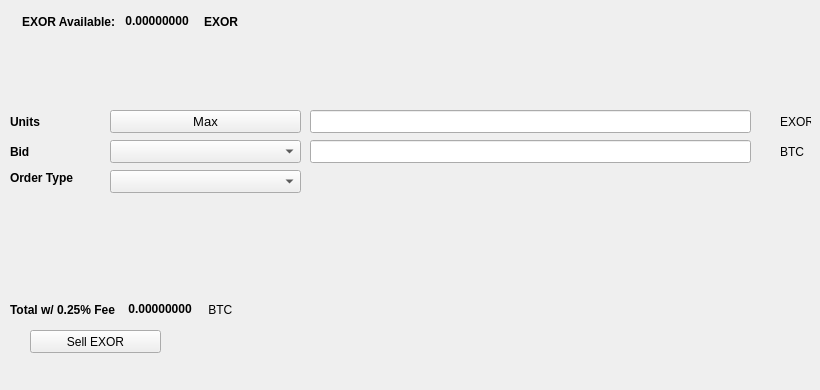
   <widget class="QWidget" name="SellTab">
    <attribute name="title">
     <string>Sell</string>
    </attribute>
    <widget class="QLabel" name="label_16">
     <property name="geometry">
      <rect>
       <x>780</x>
       <y>140</y>
       <width>31</width>
       <height>23</height>
      </rect>
     </property>
     <property name="text">
      <string>BTC</string>
     </property>
    </widget>
    <widget class="QComboBox" name="SellBidcomboBox">
     <property name="geometry">
      <rect>
       <x>110</x>
       <y>140</y>
       <width>191</width>
       <height>23</height>
      </rect>
     </property>
     <property name="font">
      <font>
       <pointsize>10</pointsize>
      </font>
     </property>
    </widget>
    <widget class="QLabel" name="label_18">
     <property name="geometry">
      <rect>
       <x>10</x>
       <y>110</y>
       <width>46</width>
       <height>23</height>
      </rect>
     </property>
     <property name="font">
      <font>
       <weight>75</weight>
       <bold>true</bold>
      </font>
     </property>
     <property name="text">
      <string>Units</string>
     </property>
    </widget>
    <widget class="QPushButton" name="Sell_Max_Amount">
     <property name="geometry">
      <rect>
       <x>110</x>
       <y>110</y>
       <width>191</width>
       <height>23</height>
      </rect>
     </property>
     <property name="font">
      <font>
       <pointsize>10</pointsize>
      </font>
     </property>
     <property name="text">
      <string>Max</string>
     </property>
    </widget>
    <widget class="QLabel" name="label_20">
     <property name="geometry">
      <rect>
       <x>10</x>
       <y>170</y>
       <width>91</width>
       <height>16</height>
      </rect>
     </property>
     <property name="font">
      <font>
       <weight>75</weight>
       <bold>true</bold>
      </font>
     </property>
     <property name="text">
      <string>Order Type</string>
     </property>
    </widget>
    <widget class="QComboBox" name="SellOrdertypeCombo">
     <property name="geometry">
      <rect>
       <x>110</x>
       <y>170</y>
       <width>191</width>
       <height>23</height>
      </rect>
     </property>
     <property name="font">
      <font>
       <pointsize>10</pointsize>
      </font>
     </property>
    </widget>
    <widget class="QLabel" name="label_21">
     <property name="geometry">
      <rect>
       <x>10</x>
       <y>140</y>
       <width>46</width>
       <height>23</height>
      </rect>
     </property>
     <property name="font">
      <font>
       <weight>75</weight>
       <bold>true</bold>
      </font>
     </property>
     <property name="text">
      <string>Bid</string>
     </property>
    </widget>
    <widget class="QLabel" name="label_22">
     <property name="geometry">
      <rect>
       <x>780</x>
       <y>110</y>
       <width>31</width>
       <height>23</height>
      </rect>
     </property>
     <property name="text">
      <string>EXOR</string>
     </property>
    </widget>
    <widget class="QLineEdit" name="UnitsInputEXOR">
     <property name="geometry">
      <rect>
       <x>310</x>
       <y>110</y>
       <width>441</width>
       <height>23</height>
      </rect>
     </property>
     <property name="font">
      <font>
       <pointsize>9</pointsize>
       <weight>75</weight>
       <bold>true</bold>
      </font>
     </property>
    </widget>
    <widget class="QLineEdit" name="SellBidPriceEdit">
     <property name="geometry">
      <rect>
       <x>310</x>
       <y>140</y>
       <width>441</width>
       <height>23</height>
      </rect>
     </property>
     <property name="font">
      <font>
       <pointsize>9</pointsize>
       <weight>75</weight>
       <bold>true</bold>
      </font>
     </property>
    </widget>
    <widget class="QPushButton" name="SellEXORBTN">
     <property name="geometry">
      <rect>
       <x>30</x>
       <y>330</y>
       <width>131</width>
       <height>23</height>
      </rect>
     </property>
     <property name="text">
      <string>Sell EXOR</string>
     </property>
     <property name="icon">
      <iconset resource="../exor">
       <normaloff>:/icons/bitcoin</normaloff>:/icons/bitcoin</iconset>
     </property>
    </widget>
    <widget class="QWidget" name="layoutWidget3">
     <property name="geometry">
      <rect>
       <x>22</x>
       <y>12</y>
       <width>258</width>
       <height>19</height>
      </rect>
     </property>
     <layout class="QHBoxLayout" name="horizontalLayout">
      <item>
       <widget class="QLabel" name="label232_2">
        <property name="font">
         <font>
          <weight>75</weight>
          <bold>true</bold>
         </font>
        </property>
        <property name="text">
         <string>EXOR Available:</string>
        </property>
       </widget>
      </item>
      <item>
       <widget class="QLabel" name="EXORAvailableLabel">
        <property name="palette">
         <palette>
          <active>
           <colorrole role="WindowText">
            <brush brushstyle="SolidPattern">
             <color alpha="255">
              <red>0</red>
              <green>0</green>
              <blue>0</blue>
             </color>
            </brush>
           </colorrole>
           <colorrole role="Button">
            <brush brushstyle="SolidPattern">
             <color alpha="255">
              <red>0</red>
              <green>170</green>
              <blue>0</blue>
             </color>
            </brush>
           </colorrole>
           <colorrole role="Light">
            <brush brushstyle="SolidPattern">
             <color alpha="255">
              <red>0</red>
              <green>255</green>
              <blue>0</blue>
             </color>
            </brush>
           </colorrole>
           <colorrole role="Midlight">
            <brush brushstyle="SolidPattern">
             <color alpha="255">
              <red>0</red>
              <green>212</green>
              <blue>0</blue>
             </color>
            </brush>
           </colorrole>
           <colorrole role="Dark">
            <brush brushstyle="SolidPattern">
             <color alpha="255">
              <red>0</red>
              <green>85</green>
              <blue>0</blue>
             </color>
            </brush>
           </colorrole>
           <colorrole role="Mid">
            <brush brushstyle="SolidPattern">
             <color alpha="255">
              <red>0</red>
              <green>113</green>
              <blue>0</blue>
             </color>
            </brush>
           </colorrole>
           <colorrole role="Text">
            <brush brushstyle="SolidPattern">
             <color alpha="255">
              <red>0</red>
              <green>170</green>
              <blue>0</blue>
             </color>
            </brush>
           </colorrole>
           <colorrole role="BrightText">
            <brush brushstyle="SolidPattern">
             <color alpha="255">
              <red>255</red>
              <green>255</green>
              <blue>255</blue>
             </color>
            </brush>
           </colorrole>
           <colorrole role="ButtonText">
            <brush brushstyle="SolidPattern">
             <color alpha="255">
              <red>0</red>
              <green>0</green>
              <blue>0</blue>
             </color>
            </brush>
           </colorrole>
           <colorrole role="Base">
            <brush brushstyle="SolidPattern">
             <color alpha="255">
              <red>255</red>
              <green>255</green>
              <blue>255</blue>
             </color>
            </brush>
           </colorrole>
           <colorrole role="Window">
            <brush brushstyle="SolidPattern">
             <color alpha="255">
              <red>0</red>
              <green>170</green>
              <blue>0</blue>
             </color>
            </brush>
           </colorrole>
           <colorrole role="Shadow">
            <brush brushstyle="SolidPattern">
             <color alpha="255">
              <red>0</red>
              <green>0</green>
              <blue>0</blue>
             </color>
            </brush>
           </colorrole>
           <colorrole role="AlternateBase">
            <brush brushstyle="SolidPattern">
             <color alpha="255">
              <red>127</red>
              <green>212</green>
              <blue>127</blue>
             </color>
            </brush>
           </colorrole>
           <colorrole role="ToolTipBase">
            <brush brushstyle="SolidPattern">
             <color alpha="255">
              <red>255</red>
              <green>255</green>
              <blue>220</blue>
             </color>
            </brush>
           </colorrole>
           <colorrole role="ToolTipText">
            <brush brushstyle="SolidPattern">
             <color alpha="255">
              <red>0</red>
              <green>0</green>
              <blue>0</blue>
             </color>
            </brush>
           </colorrole>
          </active>
          <inactive>
           <colorrole role="WindowText">
            <brush brushstyle="SolidPattern">
             <color alpha="255">
              <red>0</red>
              <green>0</green>
              <blue>0</blue>
             </color>
            </brush>
           </colorrole>
           <colorrole role="Button">
            <brush brushstyle="SolidPattern">
             <color alpha="255">
              <red>0</red>
              <green>170</green>
              <blue>0</blue>
             </color>
            </brush>
           </colorrole>
           <colorrole role="Light">
            <brush brushstyle="SolidPattern">
             <color alpha="255">
              <red>0</red>
              <green>255</green>
              <blue>0</blue>
             </color>
            </brush>
           </colorrole>
           <colorrole role="Midlight">
            <brush brushstyle="SolidPattern">
             <color alpha="255">
              <red>0</red>
              <green>212</green>
              <blue>0</blue>
             </color>
            </brush>
           </colorrole>
           <colorrole role="Dark">
            <brush brushstyle="SolidPattern">
             <color alpha="255">
              <red>0</red>
              <green>85</green>
              <blue>0</blue>
             </color>
            </brush>
           </colorrole>
           <colorrole role="Mid">
            <brush brushstyle="SolidPattern">
             <color alpha="255">
              <red>0</red>
              <green>113</green>
              <blue>0</blue>
             </color>
            </brush>
           </colorrole>
           <colorrole role="Text">
            <brush brushstyle="SolidPattern">
             <color alpha="255">
              <red>0</red>
              <green>170</green>
              <blue>0</blue>
             </color>
            </brush>
           </colorrole>
           <colorrole role="BrightText">
            <brush brushstyle="SolidPattern">
             <color alpha="255">
              <red>255</red>
              <green>255</green>
              <blue>255</blue>
             </color>
            </brush>
           </colorrole>
           <colorrole role="ButtonText">
            <brush brushstyle="SolidPattern">
             <color alpha="255">
              <red>0</red>
              <green>0</green>
              <blue>0</blue>
             </color>
            </brush>
           </colorrole>
           <colorrole role="Base">
            <brush brushstyle="SolidPattern">
             <color alpha="255">
              <red>255</red>
              <green>255</green>
              <blue>255</blue>
             </color>
            </brush>
           </colorrole>
           <colorrole role="Window">
            <brush brushstyle="SolidPattern">
             <color alpha="255">
              <red>0</red>
              <green>170</green>
              <blue>0</blue>
             </color>
            </brush>
           </colorrole>
           <colorrole role="Shadow">
            <brush brushstyle="SolidPattern">
             <color alpha="255">
              <red>0</red>
              <green>0</green>
              <blue>0</blue>
             </color>
            </brush>
           </colorrole>
           <colorrole role="AlternateBase">
            <brush brushstyle="SolidPattern">
             <color alpha="255">
              <red>127</red>
              <green>212</green>
              <blue>127</blue>
             </color>
            </brush>
           </colorrole>
           <colorrole role="ToolTipBase">
            <brush brushstyle="SolidPattern">
             <color alpha="255">
              <red>255</red>
              <green>255</green>
              <blue>220</blue>
             </color>
            </brush>
           </colorrole>
           <colorrole role="ToolTipText">
            <brush brushstyle="SolidPattern">
             <color alpha="255">
              <red>0</red>
              <green>0</green>
              <blue>0</blue>
             </color>
            </brush>
           </colorrole>
          </inactive>
          <disabled>
           <colorrole role="WindowText">
            <brush brushstyle="SolidPattern">
             <color alpha="255">
              <red>0</red>
              <green>85</green>
              <blue>0</blue>
             </color>
            </brush>
           </colorrole>
           <colorrole role="Button">
            <brush brushstyle="SolidPattern">
             <color alpha="255">
              <red>0</red>
              <green>170</green>
              <blue>0</blue>
             </color>
            </brush>
           </colorrole>
           <colorrole role="Light">
            <brush brushstyle="SolidPattern">
             <color alpha="255">
              <red>0</red>
              <green>255</green>
              <blue>0</blue>
             </color>
            </brush>
           </colorrole>
           <colorrole role="Midlight">
            <brush brushstyle="SolidPattern">
             <color alpha="255">
              <red>0</red>
              <green>212</green>
              <blue>0</blue>
             </color>
            </brush>
           </colorrole>
           <colorrole role="Dark">
            <brush brushstyle="SolidPattern">
             <color alpha="255">
              <red>0</red>
              <green>85</green>
              <blue>0</blue>
             </color>
            </brush>
           </colorrole>
           <colorrole role="Mid">
            <brush brushstyle="SolidPattern">
             <color alpha="255">
              <red>0</red>
              <green>113</green>
              <blue>0</blue>
             </color>
            </brush>
           </colorrole>
           <colorrole role="Text">
            <brush brushstyle="SolidPattern">
             <color alpha="255">
              <red>0</red>
              <green>85</green>
              <blue>0</blue>
             </color>
            </brush>
           </colorrole>
           <colorrole role="BrightText">
            <brush brushstyle="SolidPattern">
             <color alpha="255">
              <red>255</red>
              <green>255</green>
              <blue>255</blue>
             </color>
            </brush>
           </colorrole>
           <colorrole role="ButtonText">
            <brush brushstyle="SolidPattern">
             <color alpha="255">
              <red>0</red>
              <green>85</green>
              <blue>0</blue>
             </color>
            </brush>
           </colorrole>
           <colorrole role="Base">
            <brush brushstyle="SolidPattern">
             <color alpha="255">
              <red>0</red>
              <green>170</green>
              <blue>0</blue>
             </color>
            </brush>
           </colorrole>
           <colorrole role="Window">
            <brush brushstyle="SolidPattern">
             <color alpha="255">
              <red>0</red>
              <green>170</green>
              <blue>0</blue>
             </color>
            </brush>
           </colorrole>
           <colorrole role="Shadow">
            <brush brushstyle="SolidPattern">
             <color alpha="255">
              <red>0</red>
              <green>0</green>
              <blue>0</blue>
             </color>
            </brush>
           </colorrole>
           <colorrole role="AlternateBase">
            <brush brushstyle="SolidPattern">
             <color alpha="255">
              <red>0</red>
              <green>170</green>
              <blue>0</blue>
             </color>
            </brush>
           </colorrole>
           <colorrole role="ToolTipBase">
            <brush brushstyle="SolidPattern">
             <color alpha="255">
              <red>255</red>
              <green>255</green>
              <blue>220</blue>
             </color>
            </brush>
           </colorrole>
           <colorrole role="ToolTipText">
            <brush brushstyle="SolidPattern">
             <color alpha="255">
              <red>0</red>
              <green>0</green>
              <blue>0</blue>
             </color>
            </brush>
           </colorrole>
          </disabled>
         </palette>
        </property>
        <property name="font">
         <font>
          <weight>75</weight>
          <bold>true</bold>
         </font>
        </property>
        <property name="text">
         <string> 0.00000000 </string>
        </property>
        <property name="textInteractionFlags">
         <set>Qt::LinksAccessibleByMouse|Qt::TextSelectableByKeyboard|Qt::TextSelectableByMouse</set>
        </property>
       </widget>
      </item>
      <item>
       <widget class="QLabel" name="labelEXOR">
        <property name="font">
         <font>
          <weight>75</weight>
          <bold>true</bold>
         </font>
        </property>
        <property name="text">
         <string>EXOR</string>
        </property>
       </widget>
      </item>
     </layout>
    </widget>
    <widget class="QWidget" name="layoutWidget">
     <property name="geometry">
      <rect>
       <x>10</x>
       <y>300</y>
       <width>268</width>
       <height>19</height>
      </rect>
     </property>
     <layout class="QHBoxLayout" name="horizontalLayout_2">
      <item>
       <widget class="QLabel" name="label_19">
        <property name="font">
         <font>
          <weight>75</weight>
          <bold>true</bold>
         </font>
        </property>
        <property name="text">
         <string>Total w/ 0.25% Fee </string>
        </property>
       </widget>
      </item>
      <item>
       <widget class="QLabel" name="SellCostLabel">
        <property name="palette">
         <palette>
          <active>
           <colorrole role="WindowText">
            <brush brushstyle="SolidPattern">
             <color alpha="255">
              <red>0</red>
              <green>0</green>
              <blue>0</blue>
             </color>
            </brush>
           </colorrole>
           <colorrole role="Button">
            <brush brushstyle="SolidPattern">
             <color alpha="255">
              <red>0</red>
              <green>170</green>
              <blue>0</blue>
             </color>
            </brush>
           </colorrole>
           <colorrole role="Light">
            <brush brushstyle="SolidPattern">
             <color alpha="255">
              <red>0</red>
              <green>255</green>
              <blue>0</blue>
             </color>
            </brush>
           </colorrole>
           <colorrole role="Midlight">
            <brush brushstyle="SolidPattern">
             <color alpha="255">
              <red>0</red>
              <green>212</green>
              <blue>0</blue>
             </color>
            </brush>
           </colorrole>
           <colorrole role="Dark">
            <brush brushstyle="SolidPattern">
             <color alpha="255">
              <red>0</red>
              <green>85</green>
              <blue>0</blue>
             </color>
            </brush>
           </colorrole>
           <colorrole role="Mid">
            <brush brushstyle="SolidPattern">
             <color alpha="255">
              <red>0</red>
              <green>113</green>
              <blue>0</blue>
             </color>
            </brush>
           </colorrole>
           <colorrole role="Text">
            <brush brushstyle="SolidPattern">
             <color alpha="255">
              <red>0</red>
              <green>170</green>
              <blue>0</blue>
             </color>
            </brush>
           </colorrole>
           <colorrole role="BrightText">
            <brush brushstyle="SolidPattern">
             <color alpha="255">
              <red>255</red>
              <green>255</green>
              <blue>255</blue>
             </color>
            </brush>
           </colorrole>
           <colorrole role="ButtonText">
            <brush brushstyle="SolidPattern">
             <color alpha="255">
              <red>0</red>
              <green>0</green>
              <blue>0</blue>
             </color>
            </brush>
           </colorrole>
           <colorrole role="Base">
            <brush brushstyle="SolidPattern">
             <color alpha="255">
              <red>255</red>
              <green>255</green>
              <blue>255</blue>
             </color>
            </brush>
           </colorrole>
           <colorrole role="Window">
            <brush brushstyle="SolidPattern">
             <color alpha="255">
              <red>0</red>
              <green>170</green>
              <blue>0</blue>
             </color>
            </brush>
           </colorrole>
           <colorrole role="Shadow">
            <brush brushstyle="SolidPattern">
             <color alpha="255">
              <red>0</red>
              <green>0</green>
              <blue>0</blue>
             </color>
            </brush>
           </colorrole>
           <colorrole role="AlternateBase">
            <brush brushstyle="SolidPattern">
             <color alpha="255">
              <red>127</red>
              <green>212</green>
              <blue>127</blue>
             </color>
            </brush>
           </colorrole>
           <colorrole role="ToolTipBase">
            <brush brushstyle="SolidPattern">
             <color alpha="255">
              <red>255</red>
              <green>255</green>
              <blue>220</blue>
             </color>
            </brush>
           </colorrole>
           <colorrole role="ToolTipText">
            <brush brushstyle="SolidPattern">
             <color alpha="255">
              <red>0</red>
              <green>0</green>
              <blue>0</blue>
             </color>
            </brush>
           </colorrole>
          </active>
          <inactive>
           <colorrole role="WindowText">
            <brush brushstyle="SolidPattern">
             <color alpha="255">
              <red>0</red>
              <green>0</green>
              <blue>0</blue>
             </color>
            </brush>
           </colorrole>
           <colorrole role="Button">
            <brush brushstyle="SolidPattern">
             <color alpha="255">
              <red>0</red>
              <green>170</green>
              <blue>0</blue>
             </color>
            </brush>
           </colorrole>
           <colorrole role="Light">
            <brush brushstyle="SolidPattern">
             <color alpha="255">
              <red>0</red>
              <green>255</green>
              <blue>0</blue>
             </color>
            </brush>
           </colorrole>
           <colorrole role="Midlight">
            <brush brushstyle="SolidPattern">
             <color alpha="255">
              <red>0</red>
              <green>212</green>
              <blue>0</blue>
             </color>
            </brush>
           </colorrole>
           <colorrole role="Dark">
            <brush brushstyle="SolidPattern">
             <color alpha="255">
              <red>0</red>
              <green>85</green>
              <blue>0</blue>
             </color>
            </brush>
           </colorrole>
           <colorrole role="Mid">
            <brush brushstyle="SolidPattern">
             <color alpha="255">
              <red>0</red>
              <green>113</green>
              <blue>0</blue>
             </color>
            </brush>
           </colorrole>
           <colorrole role="Text">
            <brush brushstyle="SolidPattern">
             <color alpha="255">
              <red>0</red>
              <green>170</green>
              <blue>0</blue>
             </color>
            </brush>
           </colorrole>
           <colorrole role="BrightText">
            <brush brushstyle="SolidPattern">
             <color alpha="255">
              <red>255</red>
              <green>255</green>
              <blue>255</blue>
             </color>
            </brush>
           </colorrole>
           <colorrole role="ButtonText">
            <brush brushstyle="SolidPattern">
             <color alpha="255">
              <red>0</red>
              <green>0</green>
              <blue>0</blue>
             </color>
            </brush>
           </colorrole>
           <colorrole role="Base">
            <brush brushstyle="SolidPattern">
             <color alpha="255">
              <red>255</red>
              <green>255</green>
              <blue>255</blue>
             </color>
            </brush>
           </colorrole>
           <colorrole role="Window">
            <brush brushstyle="SolidPattern">
             <color alpha="255">
              <red>0</red>
              <green>170</green>
              <blue>0</blue>
             </color>
            </brush>
           </colorrole>
           <colorrole role="Shadow">
            <brush brushstyle="SolidPattern">
             <color alpha="255">
              <red>0</red>
              <green>0</green>
              <blue>0</blue>
             </color>
            </brush>
           </colorrole>
           <colorrole role="AlternateBase">
            <brush brushstyle="SolidPattern">
             <color alpha="255">
              <red>127</red>
              <green>212</green>
              <blue>127</blue>
             </color>
            </brush>
           </colorrole>
           <colorrole role="ToolTipBase">
            <brush brushstyle="SolidPattern">
             <color alpha="255">
              <red>255</red>
              <green>255</green>
              <blue>220</blue>
             </color>
            </brush>
           </colorrole>
           <colorrole role="ToolTipText">
            <brush brushstyle="SolidPattern">
             <color alpha="255">
              <red>0</red>
              <green>0</green>
              <blue>0</blue>
             </color>
            </brush>
           </colorrole>
          </inactive>
          <disabled>
           <colorrole role="WindowText">
            <brush brushstyle="SolidPattern">
             <color alpha="255">
              <red>0</red>
              <green>85</green>
              <blue>0</blue>
             </color>
            </brush>
           </colorrole>
           <colorrole role="Button">
            <brush brushstyle="SolidPattern">
             <color alpha="255">
              <red>0</red>
              <green>170</green>
              <blue>0</blue>
             </color>
            </brush>
           </colorrole>
           <colorrole role="Light">
            <brush brushstyle="SolidPattern">
             <color alpha="255">
              <red>0</red>
              <green>255</green>
              <blue>0</blue>
             </color>
            </brush>
           </colorrole>
           <colorrole role="Midlight">
            <brush brushstyle="SolidPattern">
             <color alpha="255">
              <red>0</red>
              <green>212</green>
              <blue>0</blue>
             </color>
            </brush>
           </colorrole>
           <colorrole role="Dark">
            <brush brushstyle="SolidPattern">
             <color alpha="255">
              <red>0</red>
              <green>85</green>
              <blue>0</blue>
             </color>
            </brush>
           </colorrole>
           <colorrole role="Mid">
            <brush brushstyle="SolidPattern">
             <color alpha="255">
              <red>0</red>
              <green>113</green>
              <blue>0</blue>
             </color>
            </brush>
           </colorrole>
           <colorrole role="Text">
            <brush brushstyle="SolidPattern">
             <color alpha="255">
              <red>0</red>
              <green>85</green>
              <blue>0</blue>
             </color>
            </brush>
           </colorrole>
           <colorrole role="BrightText">
            <brush brushstyle="SolidPattern">
             <color alpha="255">
              <red>255</red>
              <green>255</green>
              <blue>255</blue>
             </color>
            </brush>
           </colorrole>
           <colorrole role="ButtonText">
            <brush brushstyle="SolidPattern">
             <color alpha="255">
              <red>0</red>
              <green>85</green>
              <blue>0</blue>
             </color>
            </brush>
           </colorrole>
           <colorrole role="Base">
            <brush brushstyle="SolidPattern">
             <color alpha="255">
              <red>0</red>
              <green>170</green>
              <blue>0</blue>
             </color>
            </brush>
           </colorrole>
           <colorrole role="Window">
            <brush brushstyle="SolidPattern">
             <color alpha="255">
              <red>0</red>
              <green>170</green>
              <blue>0</blue>
             </color>
            </brush>
           </colorrole>
           <colorrole role="Shadow">
            <brush brushstyle="SolidPattern">
             <color alpha="255">
              <red>0</red>
              <green>0</green>
              <blue>0</blue>
             </color>
            </brush>
           </colorrole>
           <colorrole role="AlternateBase">
            <brush brushstyle="SolidPattern">
             <color alpha="255">
              <red>0</red>
              <green>170</green>
              <blue>0</blue>
             </color>
            </brush>
           </colorrole>
           <colorrole role="ToolTipBase">
            <brush brushstyle="SolidPattern">
             <color alpha="255">
              <red>255</red>
              <green>255</green>
              <blue>220</blue>
             </color>
            </brush>
           </colorrole>
           <colorrole role="ToolTipText">
            <brush brushstyle="SolidPattern">
             <color alpha="255">
              <red>0</red>
              <green>0</green>
              <blue>0</blue>
             </color>
            </brush>
           </colorrole>
          </disabled>
         </palette>
        </property>
        <property name="font">
         <font>
          <weight>75</weight>
          <bold>true</bold>
         </font>
        </property>
        <property name="autoFillBackground">
         <bool>false</bool>
        </property>
        <property name="text">
         <string> 0.00000000</string>
        </property>
        <property name="textInteractionFlags">
         <set>Qt::LinksAccessibleByMouse|Qt::TextSelectableByMouse</set>
        </property>
       </widget>
      </item>
      <item>
       <widget class="QLabel" name="label_17">
        <property name="font">
         <font>
          <weight>50</weight>
          <bold>false</bold>
         </font>
        </property>
        <property name="text">
         <string> BTC</string>
        </property>
       </widget>
      </item>
     </layout>
    </widget>
    <widget class="QLabel" name="label_23">
     <property name="geometry">
      <rect>
       <x>460</x>
       <y>300</y>
       <width>281</width>
       <height>81</height>
      </rect>
     </property>
     <property name="text">
      <string/>
     </property>
     <property name="pixmap">
      <pixmap>:/images/bittrex</pixmap>
     </property>
    </widget>
   </widget>
